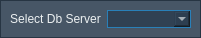
<?xml version="1.0" encoding="UTF-8"?>
<ui version="4.0">
 <class>DbServerSettings</class>
 <widget class="QWidget" name="DbServerSettings">
  <property name="enabled">
   <bool>true</bool>
  </property>
  <property name="geometry">
   <rect>
    <x>0</x>
    <y>0</y>
    <width>201</width>
    <height>38</height>
   </rect>
  </property>
  <property name="windowTitle">
   <string>Form</string>
  </property>
  <property name="autoFillBackground">
   <bool>false</bool>
  </property>
  <property name="styleSheet">
   <string notr="true"/>
  </property>
  <layout class="QGridLayout" name="gridLayout_2">
   <property name="leftMargin">
    <number>0</number>
   </property>
   <property name="topMargin">
    <number>0</number>
   </property>
   <property name="rightMargin">
    <number>0</number>
   </property>
   <property name="bottomMargin">
    <number>0</number>
   </property>
   <item row="0" column="0">
    <widget class="QFrame" name="frame_2">
     <property name="styleSheet">
      <string notr="true">QFrame{
background-color: rgba(44, 62, 80,220);
font: 8pt &quot;Segoe UI&quot;;
}

QLabel{
background-color:none;
color: rgb(236, 240, 241);
}
QComboBox{
background-color: rgba(44, 62, 80,220);
border: 1px solid #2980b9;
color:#ecf0f1;

}

QComboBox QAbstractItemView {
    border: 2px solid darkgray;
    selection-background-color: #EEFF78;
    selection-color:#2c3e50;
   color:#ecf0f1;
}</string>
     </property>
     <property name="frameShape">
      <enum>QFrame::StyledPanel</enum>
     </property>
     <property name="frameShadow">
      <enum>QFrame::Raised</enum>
     </property>
     <layout class="QGridLayout" name="gridLayout">
      <item row="0" column="0">
       <widget class="QLabel" name="label_2">
        <property name="text">
         <string>Select Db Server</string>
        </property>
        <property name="alignment">
         <set>Qt::AlignCenter</set>
        </property>
       </widget>
      </item>
      <item row="0" column="1">
       <widget class="QComboBox" name="cbDbSelectedServer"/>
      </item>
     </layout>
    </widget>
   </item>
  </layout>
 </widget>
 <resources/>
 <connections/>
</ui>
